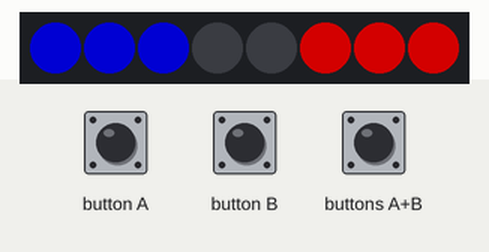
The program below on a simulated BBC micro:bit (MakeCode). Parts: 8 RGB LEDs in strip order, left to right. The test bench sets the inputs (shaded band). Dim RGB values are drawn brighter than linear.

Above: at 1.2 s.
1.3 s: button B pressed for 0.15 s
At 1.73 s:
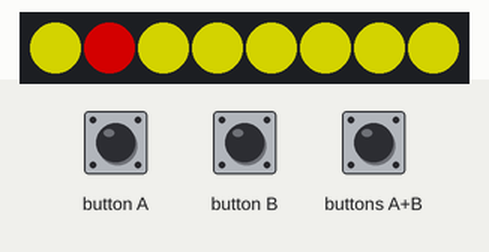
2.0 s: button A pressed for 0.15 s
At 2.39 s:
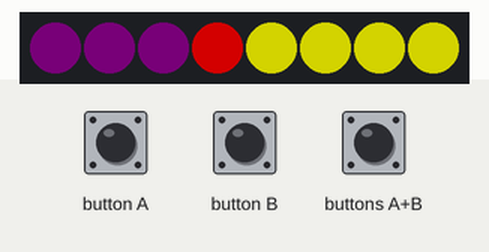
2.7 s: button B pressed for 0.15 s
At 2.98 s:
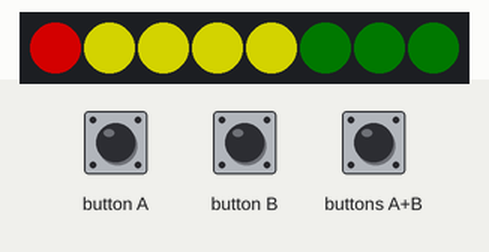
3.4 s: buttons A+B pressed for 0.15 s
At 4.0 s:
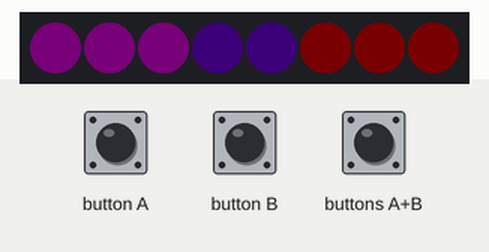
4.1 s: button B pressed for 0.15 s
At 4.4 s:
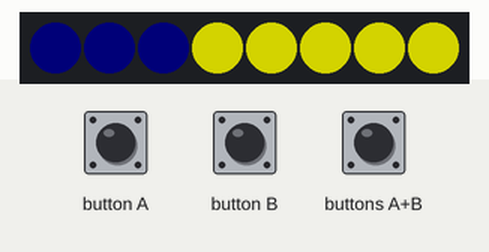
4.8 s: buttons A+B pressed for 1 s
At 6.88 s:
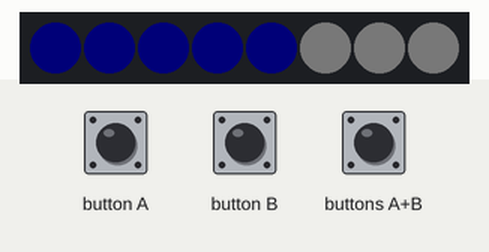
Timing chart, 0 to 9.8 s (numbered marks = the images above; inputs shaded):
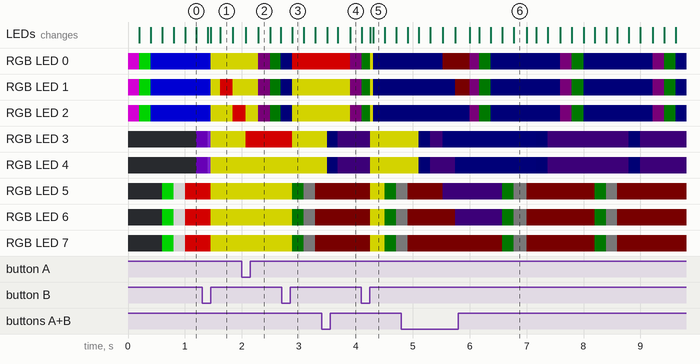

Measured:
- after the input at 1.3 s, the LEDs: first differ from a run without the input after 0.15 s (image 1 shows a later state)
- after the input at 2.0 s, the LEDs: first differ from a run without the input after 0.28 s (image 2)
- after the input at 2.7 s, the LEDs: change after 0.19 s (image 3)
- after the input at 3.4 s, the LEDs: first differ from a run without the input after 0.51 s (image 4)
- after the input at 4.1 s, the LEDs: first differ from a run without the input after 0.15 s (image 5 shows a later state)

The program:

main.ts
```typescript
input.onButtonPressed(Button.A, function () {
    dauerlauf = 1
    Helligkeit(3)
})
input.onButtonPressed(Button.AB, function () {
    dauerlauf = 1
})
function Helligkeit (hell: number) {
    range1.setBrightness(hell)
    range2.setBrightness(hell)
    range3.setBrightness(hell)
}
input.onButtonPressed(Button.B, function () {
    strip.clear()
    strip.show()
    dauerlauf = 0
    strip.showColor(neopixel.colors(NeoPixelColors.Yellow))
    strip.setPixelColor(0, neopixel.colors(NeoPixelColors.Red))
})
let range3: neopixel.Strip = null
let range2: neopixel.Strip = null
let range1: neopixel.Strip = null
let dauerlauf = 0
let strip: neopixel.Strip = null
let zeit = 200
strip = neopixel.create(DigitalPin.P0, 8, NeoPixelMode.RGB)
dauerlauf = 1
range1 = strip.range(0, 3)
range2 = strip.range(5, 3)
range3 = strip.range(3, 2)
basic.forever(function () {
    if (dauerlauf) {
        range1.showColor(neopixel.colors(NeoPixelColors.Purple))
        basic.pause(zeit)
        range1.showColor(neopixel.colors(NeoPixelColors.Green))
        basic.pause(zeit)
        range1.showColor(neopixel.colors(NeoPixelColors.Blue))
        basic.pause(zeit)
        range2.showColor(neopixel.colors(NeoPixelColors.Green))
        basic.pause(zeit)
        range2.showColor(neopixel.colors(NeoPixelColors.White))
        basic.pause(zeit)
        range2.showColor(neopixel.colors(NeoPixelColors.Red))
        basic.pause(zeit)
        range3.showColor(neopixel.colors(NeoPixelColors.Indigo))
        basic.pause(zeit)
        range3.showColor(neopixel.colors(NeoPixelColors.Violet))
        basic.pause(zeit)
    } else {
        strip.rotate(1)
        strip.show()
        basic.pause(zeit)
    }
})
```

test.ts
```typescript
// Hier kann man Tests durchführen; diese Datei wird nicht kompiliert, wenn dieses Paket als Erweiterung verwendet wird.
```
